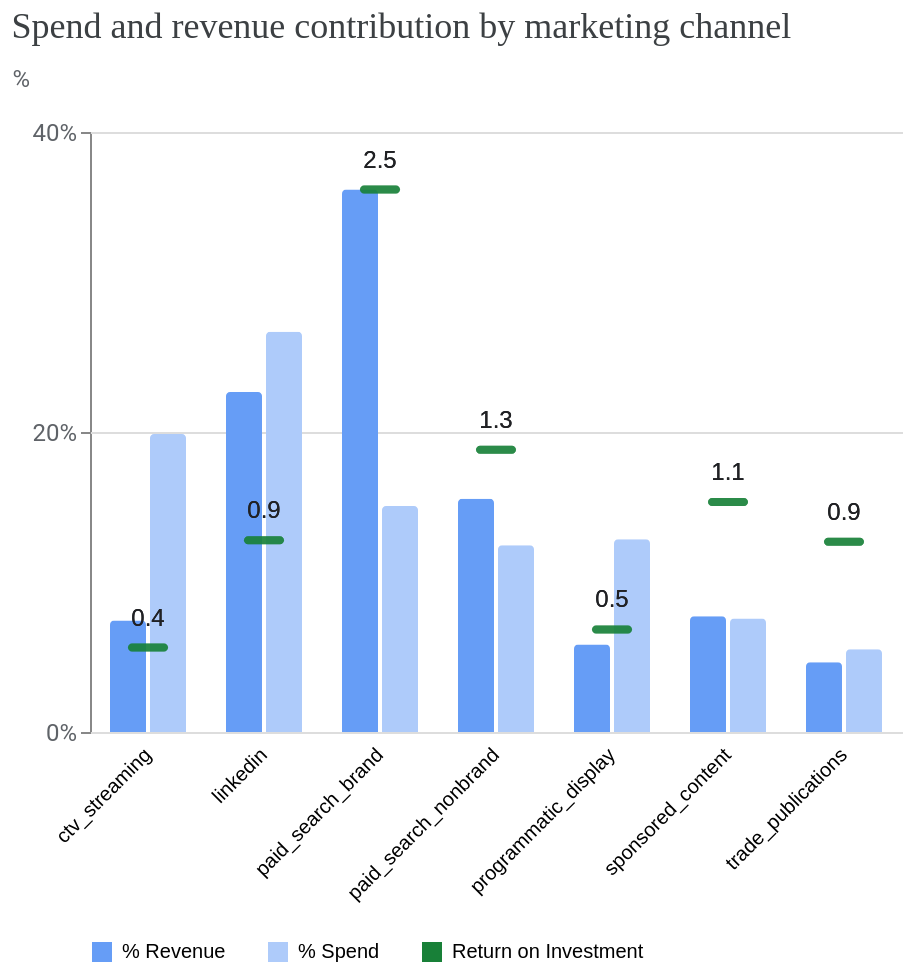

Notebook source saved alongside this figure:
### Code cell
viz.plot_spend_vs_contribution()

### Figure 1 — Vega-Lite specification as saved in the notebook (floating-point values rounded to 4 significant figures)
{"config": {"view": {"continuousWidth": 300, "continuousHeight": 300, "strokeOpacity": 0}, "axis": {"labelColor": "#5F6368", "labelFont": "Roboto", "labelFontSize": 12, "titleColor": "#5F6368", "titleFont": "Roboto", "titleFontSize": 12, "titleFontWeight": "normal", "titlePadding": 10}, "header": {"labelAlign": "right", "labelAngle": -45, "labelBaseline": "middle", "labelOrient": "bottom", "title": null}}, "data": {"name": "data-3d2bd0257e6eb2a86b7b4a466838eef4"}, "facet": {"column": {"field": "channel", "type": "nominal"}}, "spec": {"layer": [{"mark": {"type": "bar", "cornerRadiusEnd": 2, "tooltip": true}, "encoding": {"color": {"field": "label", "legend": {"columnPadding": 20, "orient": "bottom", "rowPadding": 10, "title": null}, "scale": {"domain": ["% Revenue", "% Spend", "Return on Investment"], "range": ["#669DF6", "#AECBFA", "#188038"]}, "type": "nominal"}, "tooltip": [{"field": "pct", "format": ".1%", "type": "quantitative"}], "x": {"axis": {"labels": false, "ticks": false, "title": null}, "field": "label", "scale": {"paddingOuter": 0.5}, "type": "nominal"}, "y": {"axis": {"format": "%", "tickCount": 2, "titleAlign": "left", "titleAngle": 0, "titleY": -20}, "field": "pct", "type": "quantitative"}}}, {"mark": {"type": "tick", "color": "#188038", "cornerRadius": 2, "size": 20, "thickness": 4, "tooltip": true}, "encoding": {"tooltip": [{"field": "roi", "format": ".2f", "type": "quantitative"}], "y": {"field": "roi_scaled", "title": "%", "type": "quantitative"}}}, {"mark": {"type": "text", "color": "#202124", "dy": -15, "fontSize": 12}, "encoding": {"text": {"field": "roi", "format": ".1f", "type": "quantitative"}, "y": {"field": "roi_scaled", "type": "quantitative"}}}]}, "spacing": -1, "title": {"text": "Spend and revenue contribution by marketing channel", "anchor": "start", "color": "#3C4043", "font": "Google Sans Display", "fontSize": 18, "fontWeight": "normal", "offset": 10}, "$schema": "https://vega.github.io/schema/vega-lite/v5.20.1.json", "datasets": {"data-3d2bd0257e6eb2a86b7b4a466838eef4": [{"channel": "paid_search_brand", "pct": 0.3617, "label": "% Revenue", "roi": 2.484, "roi_scaled": 0.3617}, {"channel": "paid_search_nonbrand", "pct": 0.1555, "label": "% Revenue", "roi": 1.292, "roi_scaled": 0.1881}, {"channel": "linkedin", "pct": 0.2266, "label": "% Revenue", "roi": 0.8784, "roi_scaled": 0.1279}, {"channel": "programmatic_display", "pct": 0.05832, "label": "% Revenue", "roi": 0.4698, "roi_scaled": 0.06839}, {"channel": "ctv_streaming", "pct": 0.0743, "label": "% Revenue", "roi": 0.3867, "roi_scaled": 0.0563}, {"channel": "sponsored_content", "pct": 0.07716, "label": "% Revenue", "roi": 1.054, "roi_scaled": 0.1534}, {"channel": "trade_publications", "pct": 0.04649, "label": "% Revenue", "roi": 0.8709, "roi_scaled": 0.1268}, {"channel": "paid_search_brand", "pct": 0.1506, "label": "% Spend", "roi": 2.484, "roi_scaled": 0.3617}, {"channel": "paid_search_nonbrand", "pct": 0.1244, "label": "% Spend", "roi": 1.292, "roi_scaled": 0.1881}, {"channel": "linkedin", "pct": 0.2669, "label": "% Spend", "roi": 0.8784, "roi_scaled": 0.1279}, {"channel": "programmatic_display", "pct": 0.1284, "label": "% Spend", "roi": 0.4698, "roi_scaled": 0.06839}, {"channel": "ctv_streaming", "pct": 0.1987, "label": "% Spend", "roi": 0.3867, "roi_scaled": 0.0563}, {"channel": "sponsored_content", "pct": 0.07574, "label": "% Spend", "roi": 1.054, "roi_scaled": 0.1534}, {"channel": "trade_publications", "pct": 0.05521, "label": "% Spend", "roi": 0.8709, "roi_scaled": 0.1268}]}}
